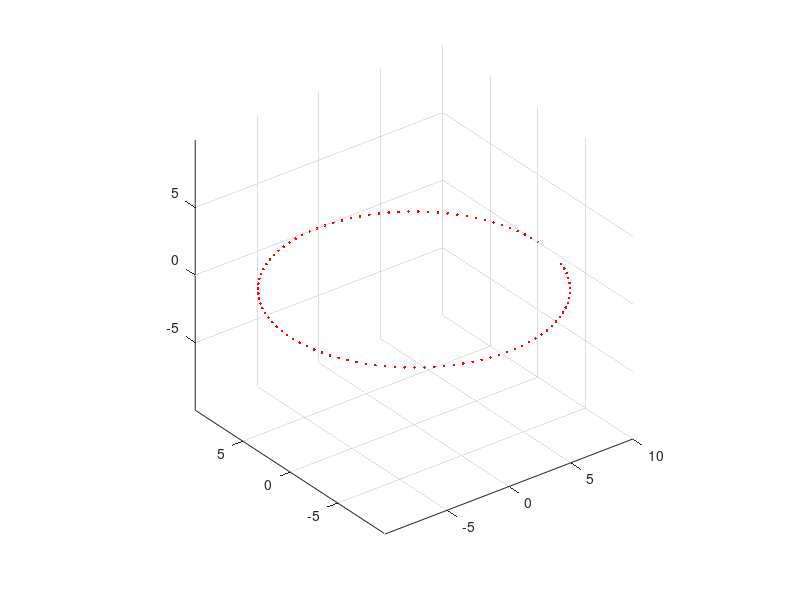

This figure's MATLAB source: (Note: this script raises an error after producing the figure.)
clc
clear all
close all
addpath(genpath('./'));

%% Load a path
% map has boundary as first row
% map has resolution as second row
map = [0, 0, 0, 20, 5, 6, 0, 0, 0;...
      0.1, 0.1, 0.5, 0, 0, 0, 0, 0, 0];
  
% load('path.mat');
NPts = 100;
Ang = 0:2*pi/(NPts-1):1.9*pi;
R = 10;
path = {[R*cos(Ang)', R*sin(Ang)', zeros(length(Ang),1)]};
start = {[R, 0, 0]};
stop  = {[R*cos(1.9*pi)', R*sin(1.9*pi)', 0]};
plot3(path{1}(:,1),path{1}(:,2),path{1}(:,3),'r.');
grid on;
axis equal;

%% Additional init script
init_script;

%% Run trajectory
% trajectory = test_trajectory(start, stop, map, path, true); % with visualization
